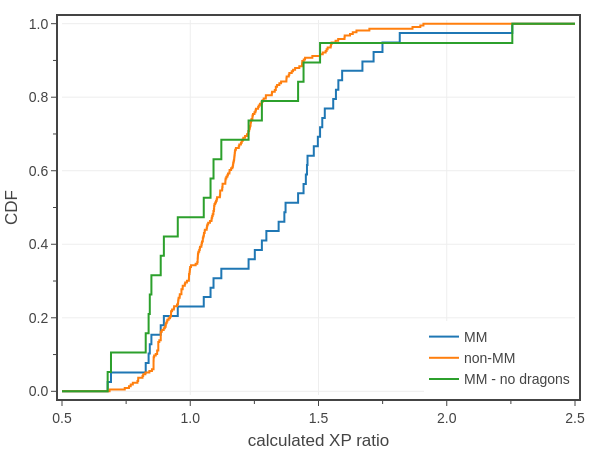

Write notebook code for a chart like this one.
### Code cell
# Fig. 6: CDF of monster XP
# summarize the current dataset
df1 = df0[df0['CR'].between(1,30)  
    & df0['Book Type'].isin(['Source']) 
    & df0['Legendary'].isin(['L','LL'])]

col = 'eXP Ratio'

groups = {
    'MM': {'Book': ['MM (2014)'], 'Exclude Type': []},
    'non-MM': {'Book': ['VGtM','MToF','GGtR','ERftLW','EGtW','MOoT','VRGtR','FToD','SaCoC','MPMotM','SAiS:BAM','BPGotG','PAitM:MPP','TBoMT'], 'Exclude Type': []},
    'MM - no dragons': {'Book': ['MM (2014)'], 'Exclude Type': ['dragon']},
}

# plot results
fig = go.Figure()

for g in groups:
    x = df1[df1['Book'].isin(groups[g]['Book']) & ~df1['Type'].isin(groups[g]['Exclude Type'])]['eXP Ratio'].to_numpy()
    x = np.append(np.insert(np.sort(x), 0, 0.0), 3.0)
    y = np.array(range(0,len(x)))/(len(x)-2)
    fig.add_trace(go.Scatter(
        x=x, 
        y=y,
        mode='lines',
        name=g,
        line_shape='hv',
        hovertemplate = '<b>'+g+'</b><br>'
            + 'XP ratio %{x:.2f}<br>'
            + 'CDF %{y:.2f}'
            + '<extra></extra>',
    ))

# show figure
fig.update_layout(
    template=tfb.FIG_TEMPLATE,
    xaxis=dict(title_text='calculated XP ratio', range=[0.5,2.5], dtick=0.5, tickformat='.1f', minor_dtick=0.25),
    yaxis=dict(title_text='CDF', range=[-0.01, 1.01], dtick=0.2, tickformat='.1f', minor_dtick=0.1),
    legend=dict(xanchor='right', x=1.00, yanchor='bottom',  y=0.00),
    width=600, 
    height=450,
)
fig.show(config=tfb.FIG_CONFIG)

# save figures
if SAVEFIGS:
    fig.update_layout(autosize=True, width=None, height=None)
    tfb.save_fig_html(fig, format='large', name='fig-exp-ratio-cdf-mm-vs-source-books-no-dragons-large', style='aspect-ratio: 600/500;')
    tfb.save_fig_html(fig, format='small', name='fig-exp-ratio-cdf-mm-vs-source-books-no-dragons-small', style='aspect-ratio: 600/550;')

### Figure 1 — Plotly figure (JSON) as saved in the notebook; plotly's stock layout.template omitted (floating-point values rounded to 4 significant figures; data arrays with more than 128 entries replaced by an {"elided": "..."} marker saying what was removed)
{"data": [{"hovertemplate": "<b>MM</b><br>XP ratio %{x:.2f}<br>CDF %{y:.2f}<extra></extra>", "line": {"shape": "hv"}, "mode": "lines", "name": "MM", "type": "scatter", "x": [0.0, 0.678, 0.691, 0.8264, 0.8377, 0.8423, 0.8486, 0.8849, 0.8972, 0.9514, 1.053, 1.079, 1.091, 1.121, 1.227, 1.252, 1.279, 1.297, 1.345, 1.367, 1.372, 1.42, 1.442, 1.451, 1.455, 1.457, 1.482, 1.497, 1.506, 1.515, 1.525, 1.557, 1.568, 1.577, 1.592, 1.671, 1.715, 1.749, 1.817, 2.256, 3.0], "y": [0.0, 0.02564, 0.05128, 0.07692, 0.1026, 0.1282, 0.1538, 0.1795, 0.2051, 0.2308, 0.2564, 0.2821, 0.3077, 0.3333, 0.359, 0.3846, 0.4103, 0.4359, 0.4615, 0.4872, 0.5128, 0.5385, 0.5641, 0.5897, 0.6154, 0.641, 0.6667, 0.6923, 0.7179, 0.7436, 0.7692, 0.7949, 0.8205, 0.8462, 0.8718, 0.8974, 0.9231, 0.9487, 0.9744, 1.0, 1.026]}, {"hovertemplate": "<b>non-MM</b><br>XP ratio %{x:.2f}<br>CDF %{y:.2f}<extra></extra>", "line": {"shape": "hv"}, "mode": "lines", "name": "non-MM", "type": "scatter", "x": {"elided": "218 float values"}, "y": {"elided": "218 float values"}}, {"hovertemplate": "<b>MM - no dragons</b><br>XP ratio %{x:.2f}<br>CDF %{y:.2f}<extra></extra>", "line": {"shape": "hv"}, "mode": "lines", "name": "MM - no dragons", "type": "scatter", "x": [0.0, 0.678, 0.691, 0.8264, 0.8377, 0.8423, 0.8486, 0.8849, 0.8972, 0.9514, 1.053, 1.079, 1.091, 1.121, 1.227, 1.279, 1.42, 1.442, 1.506, 2.256, 3.0], "y": [0.0, 0.05263, 0.1053, 0.1579, 0.2105, 0.2632, 0.3158, 0.3684, 0.4211, 0.4737, 0.5263, 0.5789, 0.6316, 0.6842, 0.7368, 0.7895, 0.8421, 0.8947, 0.9474, 1.0, 1.053]}], "layout": {"height": 450, "legend": {"x": 1, "xanchor": "right", "y": 0, "yanchor": "bottom"}, "width": 600, "xaxis": {"dtick": 0.5, "minor": {"dtick": 0.25}, "range": [0.5, 2.5], "tickformat": ".1f", "title": {"text": "calculated XP ratio"}}, "yaxis": {"dtick": 0.2, "minor": {"dtick": 0.1}, "range": [-0.01, 1.01], "tickformat": ".1f", "title": {"text": "CDF"}}}}
